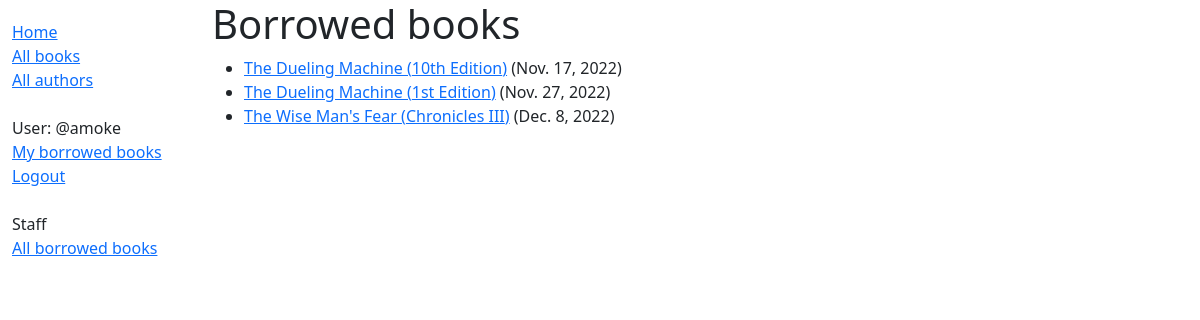
/catalog/mybooks/ (signed in), run on the app's committed database.
### catalog/models.py (models this page shows, shortened)
class BookInstance(models.Model):
    id = models.UUIDField(primary_key=True, default=uuid.uuid4,
                          help_text='Unique ID for this particular book across whole library')
    book = models.ForeignKey('Book', on_delete=models.RESTRICT, null=True)
    imprint = models.CharField(max_length=200)
    due_back = models.DateField(null=True, blank=True)
    borrower = models.ForeignKey(
        User, on_delete=models.SET_NULL, null=True, blank=True)
    LOAN_STATUS = (
        ('m', 'Maintenance'),
        ('o', 'On loan'),
        ('a', 'Available'),
        ('r', 'Reserved'),
    )
    status = models.CharField(
        max_length=1,
        choices=LOAN_STATUS,
        blank=True,
        default='m',
        help_text='Book availability',
    )
    class Meta:
        ordering = ['due_back']
        permissions = (("can_mark_returned", "Set book as returned"),)
    @property
    def is_overdue(self):
        return bool(self.due_back and date.today() > self.due_back)

class Book(models.Model):
    title = models.CharField(max_length=200)
    author = models.ForeignKey(Author, on_delete=models.SET_NULL, null=True)
    summary = models.TextField(
        max_length=1000, help_text="Enter a brief description of the book")
    isbn = models.CharField("ISBN", max_length=13, unique=True,
                            help_text='13 characters <a href="https://www.isbn-international.org/content/what-isbn">ISBN number</a>')
    genre = models.ManyToManyField(
        Genre, help_text='Select a genre for this book')
    language = models.ForeignKey(
        Language, on_delete=models.SET_NULL, null=True)
    def display_genre(self):
        """Create a string for the Genre. This is required to display genre in Admin."""
        return ', '.join(genre.name for genre in self.genre.all()[:3])
    display_genre.short_description = "Genre"

### catalog/views.py (the view)
# urls.py: path('mybooks/', views.LoanedBooksByUserListView.as_view(), name='my-borrowed'),
class LoanedBooksByUserListView(LoginRequiredMixin, generic.ListView):
    model = BookInstance
    template_name = 'catalog/bookinstance_list_borrowed_user.html'
    paginate_by = 10
    def get_queryset(self):
        return BookInstance.objects.filter(borrower=self.request.user).filter(status__exact='o').order_by('due_back')

### catalog/templates/catalog/bookinstance_list_borrowed_user.html
{% extends "base_generic.html" %}
{% block content %}
<h1>Borrowed books</h1>
{% if bookinstance_list %}
<ul>
    {% for bookinst in bookinstance_list %}
    <li class="{% if bookinst.is_overdue %}text-danger{% endif %}">
        <a {% if bookinst.is_overdue %}style="font-color: red; text-decoration: none; color: inherit;" {% endif %}
            href="{% url 'book-detail' bookinst.book.pk %}">{{ bookinst.book.title }} ({{ bookinst.imprint }})</a>
        ({{ bookinst.due_back }})
    </li>
    {% endfor %}
</ul>
{% else %}
<p>There are no books borrowed.</p>
{% endif %}
{% endblock %}

### catalog/templates/base_generic.html (shortened to what this page needs)
<!DOCTYPE html>
<html lang="en">
<head>
    <link href="https://cdn.jsdelivr.net/npm/bootstrap@5.1.3/dist/css/bootstrap.min.css" rel="stylesheet"
>
    {% load static %}
    <link rel="stylesheet" href="{% static 'css/styles.css' %}">
</head>
<body>
    <div class="container-fluid">
        <div class="row">
            <div class="col-sm-2">
                {% block sidebar %}
                <ul class="sidebar-nav">
                    <li><a href="{% url 'index' %}">Home</a></li>
                    <li><a href="{% url 'books' %}">All books</a></li>
                    <li><a href="{% url 'authors' %}">All authors</a></li>
                    <br>
                    {% if user.is_authenticated %}
                    <li>User: {{ user.get_username }}</li>
                    <li><a href="{% url 'my-borrowed' %}">My borrowed books</a></li>
                    <li><a href="{% url 'logout' %}?next={{ request.path }}">Logout</a></li>
                    <br>
                    <li>Staff</li>
                    <li><a href="{% url 'all-borrowed-books' %}">All borrowed books</a></li>
                    {% else %}
                    <li><a href="{% url 'login' %}?next={{ request.path }}">Login</a></li>
                    {% endif %}
                </ul>
                {% endblock %}
            </div>
            <div class="col-sm-10 ">
                {% block content %}{% endblock %}
            </div>
        </div>
    </div>
</body>
</html>

### catalog/static/css/styles.css (style rules this page uses)
.sidebar-nav { margin-top: 20px; padding: 0; list-style: none; }

### data on the page
BookInstance: book "The Dueling Machine", imprint "10th Edition", due_back "Nov. 17, 2022"
BookInstance: book "The Dueling Machine", imprint "1st Edition", due_back "Nov. 27, 2022"
BookInstance: book "The Wise Man's Fear", imprint "Chronicles III", due_back "Dec. 8, 2022"

### other printed values
{{ user.get_username }} "@amoke"
